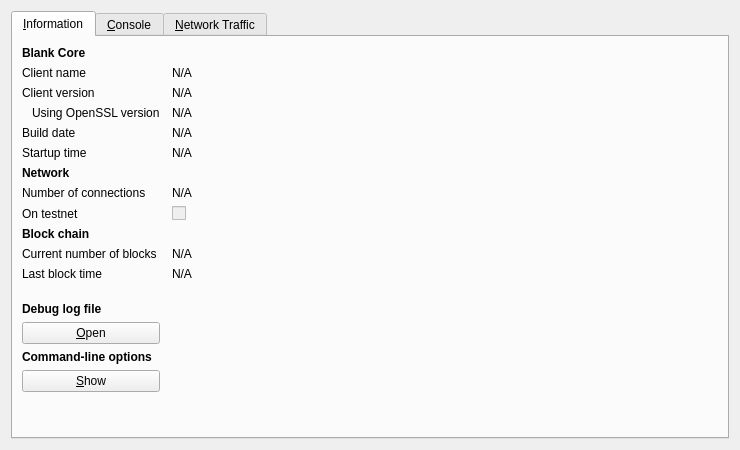
<?xml version="1.0" encoding="UTF-8"?>
<ui version="4.0">
 <class>RPCConsole</class>
 <widget class="QDialog" name="RPCConsole">
  <property name="geometry">
   <rect>
    <x>0</x>
    <y>0</y>
    <width>740</width>
    <height>450</height>
   </rect>
  </property>
  <property name="windowTitle">
   <string>Blank - Debug window</string>
  </property>
  <layout class="QVBoxLayout" name="verticalLayout_2">
   <item>
    <widget class="QTabWidget" name="tabWidget">
     <property name="currentIndex">
      <number>0</number>
     </property>
     <widget class="QWidget" name="tab_info">
      <attribute name="title">
       <string>&amp;Information</string>
      </attribute>
      <layout class="QGridLayout" name="gridLayout" columnstretch="0,1">
       <property name="horizontalSpacing">
        <number>12</number>
       </property>
       <item row="0" column="0">
        <widget class="QLabel" name="label_9">
         <property name="font">
          <font>
           <weight>75</weight>
           <bold>true</bold>
          </font>
         </property>
         <property name="text">
          <string>Blank Core</string>
         </property>
        </widget>
       </item>
       <item row="1" column="0">
        <widget class="QLabel" name="label_5">
         <property name="text">
          <string>Client name</string>
         </property>
        </widget>
       </item>
       <item row="1" column="1">
        <widget class="QLabel" name="clientName">
         <property name="cursor">
          <cursorShape>IBeamCursor</cursorShape>
         </property>
         <property name="text">
          <string>N/A</string>
         </property>
         <property name="textFormat">
          <enum>Qt::PlainText</enum>
         </property>
         <property name="textInteractionFlags">
          <set>Qt::LinksAccessibleByMouse|Qt::TextSelectableByKeyboard|Qt::TextSelectableByMouse</set>
         </property>
        </widget>
       </item>
       <item row="2" column="0">
        <widget class="QLabel" name="label_6">
         <property name="text">
          <string>Client version</string>
         </property>
        </widget>
       </item>
       <item row="2" column="1">
        <widget class="QLabel" name="clientVersion">
         <property name="cursor">
          <cursorShape>IBeamCursor</cursorShape>
         </property>
         <property name="text">
          <string>N/A</string>
         </property>
         <property name="textFormat">
          <enum>Qt::PlainText</enum>
         </property>
         <property name="textInteractionFlags">
          <set>Qt::LinksAccessibleByMouse|Qt::TextSelectableByKeyboard|Qt::TextSelectableByMouse</set>
         </property>
        </widget>
       </item>
       <item row="3" column="0">
        <widget class="QLabel" name="label_14">
         <property name="text">
          <string>Using OpenSSL version</string>
         </property>
         <property name="indent">
          <number>10</number>
         </property>
        </widget>
       </item>
       <item row="3" column="1">
        <widget class="QLabel" name="openSSLVersion">
         <property name="cursor">
          <cursorShape>IBeamCursor</cursorShape>
         </property>
         <property name="text">
          <string>N/A</string>
         </property>
         <property name="textFormat">
          <enum>Qt::PlainText</enum>
         </property>
         <property name="textInteractionFlags">
          <set>Qt::LinksAccessibleByMouse|Qt::TextSelectableByKeyboard|Qt::TextSelectableByMouse</set>
         </property>
        </widget>
       </item>
       <item row="4" column="0">
        <widget class="QLabel" name="label_12">
         <property name="text">
          <string>Build date</string>
         </property>
        </widget>
       </item>
       <item row="4" column="1">
        <widget class="QLabel" name="buildDate">
         <property name="cursor">
          <cursorShape>IBeamCursor</cursorShape>
         </property>
         <property name="text">
          <string>N/A</string>
         </property>
         <property name="textFormat">
          <enum>Qt::PlainText</enum>
         </property>
         <property name="textInteractionFlags">
          <set>Qt::LinksAccessibleByMouse|Qt::TextSelectableByKeyboard|Qt::TextSelectableByMouse</set>
         </property>
        </widget>
       </item>
       <item row="5" column="0">
        <widget class="QLabel" name="label_13">
         <property name="text">
          <string>Startup time</string>
         </property>
        </widget>
       </item>
       <item row="5" column="1">
        <widget class="QLabel" name="startupTime">
         <property name="cursor">
          <cursorShape>IBeamCursor</cursorShape>
         </property>
         <property name="text">
          <string>N/A</string>
         </property>
         <property name="textFormat">
          <enum>Qt::PlainText</enum>
         </property>
         <property name="textInteractionFlags">
          <set>Qt::LinksAccessibleByMouse|Qt::TextSelectableByKeyboard|Qt::TextSelectableByMouse</set>
         </property>
        </widget>
       </item>
       <item row="6" column="0">
        <widget class="QLabel" name="label_11">
         <property name="font">
          <font>
           <weight>75</weight>
           <bold>true</bold>
          </font>
         </property>
         <property name="text">
          <string>Network</string>
         </property>
        </widget>
       </item>
       <item row="7" column="0">
        <widget class="QLabel" name="label_7">
         <property name="text">
          <string>Number of connections</string>
         </property>
        </widget>
       </item>
       <item row="7" column="1">
        <widget class="QLabel" name="numberOfConnections">
         <property name="cursor">
          <cursorShape>IBeamCursor</cursorShape>
         </property>
         <property name="text">
          <string>N/A</string>
         </property>
         <property name="textFormat">
          <enum>Qt::PlainText</enum>
         </property>
         <property name="textInteractionFlags">
          <set>Qt::LinksAccessibleByMouse|Qt::TextSelectableByKeyboard|Qt::TextSelectableByMouse</set>
         </property>
        </widget>
       </item>
       <item row="8" column="0">
        <widget class="QLabel" name="label_8">
         <property name="text">
          <string>On testnet</string>
         </property>
        </widget>
       </item>
       <item row="8" column="1">
        <widget class="QCheckBox" name="isTestNet">
         <property name="enabled">
          <bool>false</bool>
         </property>
         <property name="text">
          <string/>
         </property>
        </widget>
       </item>
       <item row="9" column="0">
        <widget class="QLabel" name="label_10">
         <property name="font">
          <font>
           <weight>75</weight>
           <bold>true</bold>
          </font>
         </property>
         <property name="text">
          <string>Block chain</string>
         </property>
        </widget>
       </item>
       <item row="10" column="0">
        <widget class="QLabel" name="label_3">
         <property name="text">
          <string>Current number of blocks</string>
         </property>
        </widget>
       </item>
       <item row="10" column="1">
        <widget class="QLabel" name="numberOfBlocks">
         <property name="cursor">
          <cursorShape>IBeamCursor</cursorShape>
         </property>
         <property name="text">
          <string>N/A</string>
         </property>
         <property name="textFormat">
          <enum>Qt::PlainText</enum>
         </property>
         <property name="textInteractionFlags">
          <set>Qt::LinksAccessibleByMouse|Qt::TextSelectableByKeyboard|Qt::TextSelectableByMouse</set>
         </property>
        </widget>
       </item>
       <item row="11" column="0">
        <widget class="QLabel" name="label_2">
         <property name="text">
          <string>Last block time</string>
         </property>
        </widget>
       </item>
       <item row="11" column="1">
        <widget class="QLabel" name="lastBlockTime">
         <property name="cursor">
          <cursorShape>IBeamCursor</cursorShape>
         </property>
         <property name="text">
          <string>N/A</string>
         </property>
         <property name="textFormat">
          <enum>Qt::PlainText</enum>
         </property>
         <property name="textInteractionFlags">
          <set>Qt::LinksAccessibleByMouse|Qt::TextSelectableByKeyboard|Qt::TextSelectableByMouse</set>
         </property>
        </widget>
       </item>
       <item row="12" column="0">
        <spacer name="verticalSpacer_2">
         <property name="orientation">
          <enum>Qt::Vertical</enum>
         </property>
         <property name="sizeHint" stdset="0">
          <size>
           <width>20</width>
           <height>20</height>
          </size>
         </property>
        </spacer>
       </item>
       <item row="13" column="0">
        <widget class="QLabel" name="labelDebugLogfile">
         <property name="font">
          <font>
           <weight>75</weight>
           <bold>true</bold>
          </font>
         </property>
         <property name="text">
          <string>Debug log file</string>
         </property>
        </widget>
       </item>
       <item row="14" column="0">
        <widget class="QPushButton" name="openDebugLogfileButton">
         <property name="toolTip">
          <string>Open the Blank debug log file from the current data directory. This can take a few seconds for large log files.</string>
         </property>
         <property name="text">
          <string>&amp;Open</string>
         </property>
         <property name="autoDefault">
          <bool>false</bool>
         </property>
        </widget>
       </item>
       <item row="15" column="0">
        <widget class="QLabel" name="labelCLOptions">
         <property name="font">
          <font>
           <weight>75</weight>
           <bold>true</bold>
          </font>
         </property>
         <property name="text">
          <string>Command-line options</string>
         </property>
        </widget>
       </item>
       <item row="16" column="0">
        <widget class="QPushButton" name="showCLOptionsButton">
         <property name="toolTip">
          <string>Show the Blank-Qt help message to get a list with possible Blank command-line options.</string>
         </property>
         <property name="text">
          <string>&amp;Show</string>
         </property>
         <property name="autoDefault">
          <bool>false</bool>
         </property>
        </widget>
       </item>
       <item row="17" column="0">
        <spacer name="verticalSpacer">
         <property name="orientation">
          <enum>Qt::Vertical</enum>
         </property>
         <property name="sizeHint" stdset="0">
          <size>
           <width>20</width>
           <height>40</height>
          </size>
         </property>
        </spacer>
       </item>
      </layout>
     </widget>
     <widget class="QWidget" name="tab_console">
      <attribute name="title">
       <string>&amp;Console</string>
      </attribute>
      <layout class="QVBoxLayout" name="verticalLayout_3">
       <property name="spacing">
        <number>3</number>
       </property>
       <item>
        <widget class="QTextEdit" name="messagesWidget">
         <property name="minimumSize">
          <size>
           <width>0</width>
           <height>100</height>
          </size>
         </property>
         <property name="readOnly">
          <bool>true</bool>
         </property>
         <property name="tabKeyNavigation" stdset="0">
          <bool>false</bool>
         </property>
         <property name="columnCount" stdset="0">
          <number>2</number>
         </property>
        </widget>
       </item>
       <item>
        <layout class="QHBoxLayout" name="horizontalLayout">
         <property name="spacing">
          <number>3</number>
         </property>
         <item>
          <widget class="QLabel" name="label">
           <property name="text">
            <string notr="true">&gt;</string>
           </property>
          </widget>
         </item>
         <item>
          <widget class="QLineEdit" name="lineEdit"/>
         </item>
         <item>
          <widget class="QPushButton" name="clearButton">
           <property name="maximumSize">
            <size>
             <width>24</width>
             <height>24</height>
            </size>
           </property>
           <property name="toolTip">
            <string>Clear console</string>
           </property>
           <property name="text">
            <string/>
           </property>
           <property name="icon">
            <iconset resource="../bitcoin.qrc">
             <normaloff>:/icons/remove</normaloff>:/icons/remove</iconset>
           </property>
           <property name="shortcut">
            <string notr="true">Ctrl+L</string>
           </property>
           <property name="autoDefault">
            <bool>false</bool>
           </property>
          </widget>
         </item>
        </layout>
       </item>
      </layout>
     </widget>
     <widget class="QWidget" name="tab">
      <attribute name="title">
       <string>&amp;Network Traffic</string>
      </attribute>
      <layout class="QHBoxLayout" name="horizontalLayout_3">
       <item>
        <layout class="QVBoxLayout" name="verticalLayout_4">
         <item>
          <widget class="TrafficGraphWidget" name="trafficGraph" native="true">
           <property name="sizePolicy">
            <sizepolicy hsizetype="Expanding" vsizetype="Expanding">
             <horstretch>0</horstretch>
             <verstretch>0</verstretch>
            </sizepolicy>
           </property>
          </widget>
         </item>
         <item>
          <layout class="QHBoxLayout" name="horizontalLayout_2">
           <item>
            <widget class="QSlider" name="sldGraphRange">
             <property name="minimum">
              <number>1</number>
             </property>
             <property name="maximum">
              <number>288</number>
             </property>
             <property name="pageStep">
              <number>12</number>
             </property>
             <property name="value">
              <number>6</number>
             </property>
             <property name="orientation">
              <enum>Qt::Horizontal</enum>
             </property>
            </widget>
           </item>
           <item>
            <widget class="QLabel" name="lblGraphRange">
             <property name="minimumSize">
              <size>
               <width>100</width>
               <height>0</height>
              </size>
             </property>
             <property name="alignment">
              <set>Qt::AlignCenter</set>
             </property>
            </widget>
           </item>
           <item>
            <widget class="QPushButton" name="btnClearTrafficGraph">
             <property name="text">
              <string>&amp;Clear</string>
             </property>
            </widget>
           </item>
          </layout>
         </item>
        </layout>
       </item>
       <item>
        <layout class="QVBoxLayout" name="verticalLayout">
         <item>
          <widget class="QGroupBox" name="groupBox">
           <property name="title">
            <string>Totals</string>
           </property>
           <layout class="QVBoxLayout" name="verticalLayout_5">
            <item>
             <layout class="QHBoxLayout" name="horizontalLayout_4">
              <item>
               <widget class="Line" name="line">
                <property name="sizePolicy">
                 <sizepolicy hsizetype="Fixed" vsizetype="Fixed">
                  <horstretch>0</horstretch>
                  <verstretch>0</verstretch>
                 </sizepolicy>
                </property>
                <property name="minimumSize">
                 <size>
                  <width>10</width>
                  <height>0</height>
                 </size>
                </property>
                <property name="palette">
                 <palette>
                  <active>
                   <colorrole role="Light">
                    <brush brushstyle="SolidPattern">
                     <color alpha="255">
                      <red>0</red>
                      <green>255</green>
                      <blue>0</blue>
                     </color>
                    </brush>
                   </colorrole>
                  </active>
                  <inactive>
                   <colorrole role="Light">
                    <brush brushstyle="SolidPattern">
                     <color alpha="255">
                      <red>0</red>
                      <green>255</green>
                      <blue>0</blue>
                     </color>
                    </brush>
                   </colorrole>
                  </inactive>
                  <disabled>
                   <colorrole role="Light">
                    <brush brushstyle="SolidPattern">
                     <color alpha="255">
                      <red>0</red>
                      <green>255</green>
                      <blue>0</blue>
                     </color>
                    </brush>
                   </colorrole>
                  </disabled>
                 </palette>
                </property>
                <property name="orientation">
                 <enum>Qt::Horizontal</enum>
                </property>
               </widget>
              </item>
              <item>
               <widget class="QLabel" name="label_16">
                <property name="text">
                 <string>In:</string>
                </property>
               </widget>
              </item>
              <item>
               <widget class="QLabel" name="lblBytesIn">
                <property name="minimumSize">
                 <size>
                  <width>50</width>
                  <height>0</height>
                 </size>
                </property>
                <property name="alignment">
                 <set>Qt::AlignRight|Qt::AlignTrailing|Qt::AlignVCenter</set>
                </property>
               </widget>
              </item>
             </layout>
            </item>
            <item>
             <layout class="QHBoxLayout" name="horizontalLayout_5">
              <item>
               <widget class="Line" name="line_2">
                <property name="sizePolicy">
                 <sizepolicy hsizetype="Fixed" vsizetype="Fixed">
                  <horstretch>0</horstretch>
                  <verstretch>0</verstretch>
                 </sizepolicy>
                </property>
                <property name="minimumSize">
                 <size>
                  <width>10</width>
                  <height>0</height>
                 </size>
                </property>
                <property name="palette">
                 <palette>
                  <active>
                   <colorrole role="Light">
                    <brush brushstyle="SolidPattern">
                     <color alpha="255">
                      <red>255</red>
                      <green>0</green>
                      <blue>0</blue>
                     </color>
                    </brush>
                   </colorrole>
                  </active>
                  <inactive>
                   <colorrole role="Light">
                    <brush brushstyle="SolidPattern">
                     <color alpha="255">
                      <red>255</red>
                      <green>0</green>
                      <blue>0</blue>
                     </color>
                    </brush>
                   </colorrole>
                  </inactive>
                  <disabled>
                   <colorrole role="Light">
                    <brush brushstyle="SolidPattern">
                     <color alpha="255">
                      <red>255</red>
                      <green>0</green>
                      <blue>0</blue>
                     </color>
                    </brush>
                   </colorrole>
                  </disabled>
                 </palette>
                </property>
                <property name="orientation">
                 <enum>Qt::Horizontal</enum>
                </property>
               </widget>
              </item>
              <item>
               <widget class="QLabel" name="label_17">
                <property name="text">
                 <string>Out:</string>
                </property>
               </widget>
              </item>
              <item>
               <widget class="QLabel" name="lblBytesOut">
                <property name="minimumSize">
                 <size>
                  <width>50</width>
                  <height>0</height>
                 </size>
                </property>
                <property name="alignment">
                 <set>Qt::AlignRight|Qt::AlignTrailing|Qt::AlignVCenter</set>
                </property>
               </widget>
              </item>
             </layout>
            </item>
            <item>
             <spacer name="verticalSpacer_4">
              <property name="orientation">
               <enum>Qt::Vertical</enum>
              </property>
              <property name="sizeHint" stdset="0">
               <size>
                <width>20</width>
                <height>407</height>
               </size>
              </property>
             </spacer>
            </item>
           </layout>
          </widget>
         </item>
        </layout>
       </item>
      </layout>
     </widget>
    </widget>
   </item>
  </layout>
 </widget>
 <customwidgets>
  <customwidget>
   <class>TrafficGraphWidget</class>
   <extends>QWidget</extends>
   <header>trafficgraphwidget.h</header>
   <container>1</container>
   <slots>
    <slot>clear()</slot>
   </slots>
  </customwidget>
 </customwidgets>
 <resources>
  <include location="../bitcoin.qrc"/>
 </resources>
 <connections/>
</ui>
